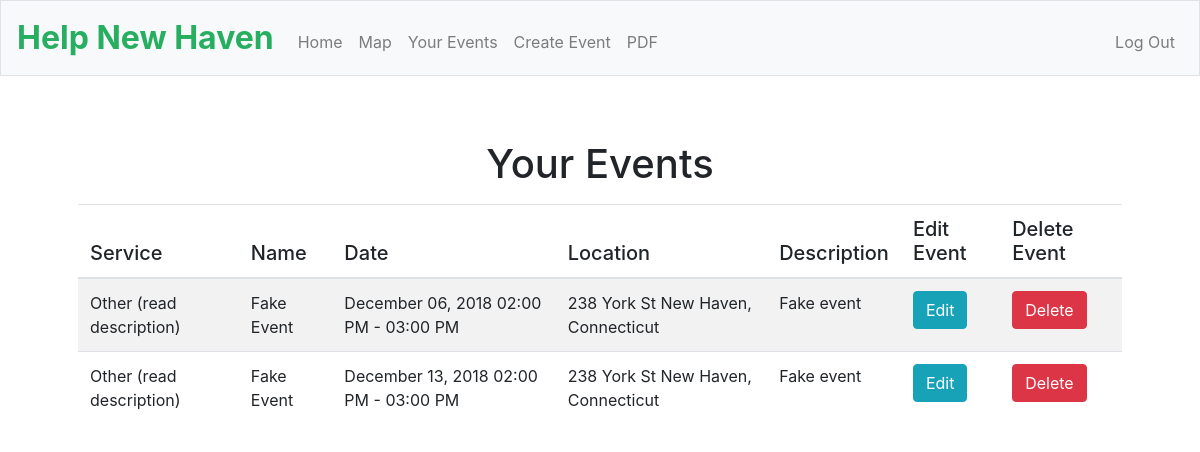
Screenshot of /yourevents (signed in) with the database file from the repository.
### tables this page shows
CREATE TABLE 'events' ('event_id' integer PRIMARY KEY AUTOINCREMENT NOT NULL, 'user_id' integer, 'name' text, 'type' text, 'date' text,'repeat' text, 'time_start' text, 'time_end' text, 'expiration' text, 'location' text,'shortdescription' text);

### application.py (the view, shortened to what this page needs)
@app.route("/yourevents", methods=["GET", "POST"])
@login_required
def yourevents():
    events = db.execute("SELECT * FROM events WHERE user_id=:id", id=session["user_id"])
    events.sort(key=lambda x: datetime.datetime.strptime(x['date'], '%B %d, %Y'))
    return render_template("yourevents.html", events=events)

### application.py (called while the page is built)
@app.after_request
def after_request(response):
    response.headers["Cache-Control"] = "no-cache, no-store, must-revalidate"
    response.headers["Expires"] = 0
    response.headers["Pragma"] = "no-cache"
    return response

### helpers.py (called while the page is built)
def login_required(f):
    @wraps(f)
    def decorated_function(*args, **kwargs):
        if session.get("user_id") is None:
            return redirect("/home")
        return f(*args, **kwargs)
    return decorated_function

### templates/yourevents.html (shortened to what this page needs)
{% extends "layout.html" %}
{% block main %}
    <h1 class="mb-3">Your Events</h1>
    <table class="table table-striped" style="text-align: left;" id="events_table">
        <thead>
            <tr>
                <th>Service</th>
                <th>Name</th>
                <th>Date</th>
                <th>Location</th>
                <th>Description</th>
                <th>Edit Event</th>
                <th>Delete Event</th>
            </tr>
        </thead>
        <tbody>
            {% for field in events %}
                <tr>
                    <td>
                        {{ field["type"] }}
                    </td>
                    <td>
                        {{ field["name"] }}
                    </td>
                    <td>
                        {{ field["date"] }} {{ field["time_start"] }} - {{ field["time_end"] }}
                    </td>
                    <td>
                        {{ field["location"]}}
                    </td>
                    <td>
                        {{ field["shortdescription"]}}
                    </td>
                    <td>
                        <form action="/yourevents" method="post">
                            <button class="btn btn-info" name="edit" value="{{ field['event_id'] }}">Edit</button>
                        </form>
                    </td>
                    <td>
                        <form action="/yourevents" method="post">
                            <button class="btn btn-danger" name="delete" value="{{ field['event_id'] }}" Onclick="ConfirmDelete()">Delete</button>
                        </form>
                    </td>
                </tr>
            {% endfor %}
        </tbody>
    </table>
{% endblock %}

### static/styles.css (style rules this page uses)
th { font-size: 1.25rem; margin-bottom: .5rem; font-family: inherit; font-weight: 500; line-height: 1.2; color: inherit; }

### rows the page displays
events: type "Other (read description)", name "Fake Event", date "December 06, 2018", time_start "02:00 PM", time_end "03:00 PM", location "238 York St New Haven, Connecticut", shortdescription "Fake event", {{ field['event_id'] }} 82 (drawn)
events: type "Other (read description)", name "Fake Event", date "December 13, 2018", time_start "02:00 PM", time_end "03:00 PM", location "238 York St New Haven, Connecticut", shortdescription "Fake event", {{ field['event_id'] }} 83 (drawn)
